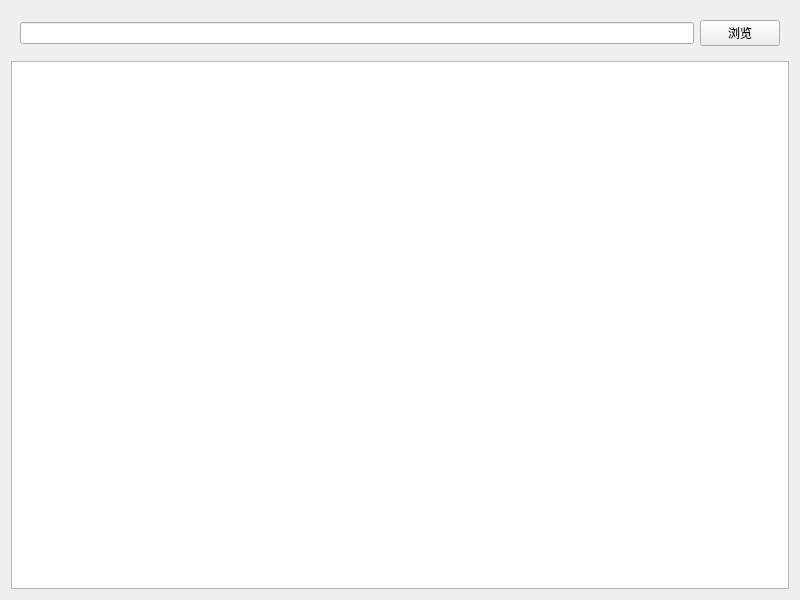
<?xml version="1.0" encoding="UTF-8"?>
<ui version="4.0">
 <class>Widget</class>
 <widget class="QWidget" name="Widget">
  <property name="geometry">
   <rect>
    <x>0</x>
    <y>0</y>
    <width>800</width>
    <height>600</height>
   </rect>
  </property>
  <property name="windowTitle">
   <string>Widget</string>
  </property>
  <layout class="QVBoxLayout" name="verticalLayout">
   <item>
    <widget class="QWidget" name="widget" native="true">
     <layout class="QHBoxLayout" name="horizontalLayout">
      <item>
       <widget class="QLineEdit" name="lineEdit"/>
      </item>
      <item>
       <widget class="QPushButton" name="pushButton">
        <property name="text">
         <string>浏览</string>
        </property>
       </widget>
      </item>
     </layout>
    </widget>
   </item>
   <item>
    <widget class="QTextEdit" name="textEdit"/>
   </item>
  </layout>
 </widget>
 <resources/>
 <connections/>
</ui>
